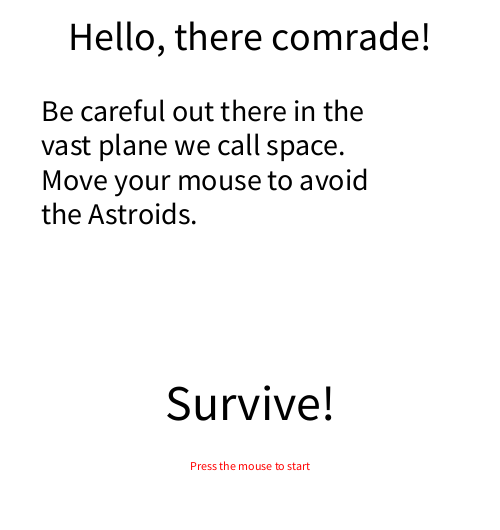
Frame 1 (no input)
Frame 60 (the mouse pressed at the canvas centre just before this capture): identical to frame 1, image omitted
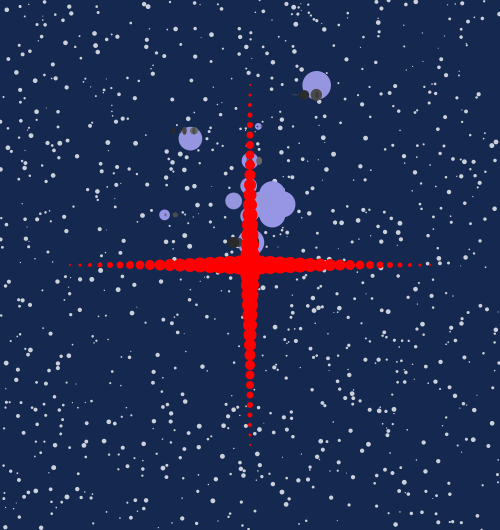
Frame 120 (the mouse held since frame 60 and released just before this capture)

The Processing sketch that drew these frames (run headless with seeded random() and noise(); from frame 60 on, the mouse is pressed at the canvas centre):

// Processing sketch: processing_158290
// ── processing_158290.pde

boolean gameon=false; 
int gamepoint=0; 
boolean win=false; 
int level=1; 
boolean levelup=false; 
boolean start=false; 
int deadastroids=0; 
int NUMa=10; 
int MINaSPEED=1; 
int MAXaSPEED=3; 
int MAXaSIZE=30; 
int MINaSIZE=5; 
float SHIPD=20.0; 
int NUMSTARS=1000; 

Ship player; 
Astroid [] astarr= new Astroid[NUMa]; 
Star [] stars= {};

boolean TestStars( Star s, int current){ 
  if(current>0){
    for( int i=0; i< current; i++){
      if( dist (s.origin.x,s.origin.y, stars[i].origin.x, stars[i].origin.y) < (( s.diameter + stars[i].diameter )/2) ){
        return false; // if not
      }
    }
  }
 return true; //if possible  
}

void setup(){
  size(500,530);
  background(20,40,80); 
  openscreen(); 
  int m; 
  for(int i=0; i<NUMSTARS; i++){
    if(stars.length>0){
       m=stars.length;
    }else {
      m=0; 
    }
    Star x=new Star(new PVector(random(0,width), random(0,height)),random(1,5));
    while( TestStars(x , m)==false ){
      x=new Star(new PVector(random(0,width), random(0,height)),random(1,5));
    }
    stars =( Star [])append(stars, x); 
  }
  
}

void draw(){
  if(gameon==true){
    space(); 
    game();
  }
  if(start==true && player.explode==true){
    player.exploder();
    if(player.dead==true){
      gameover(); 
    }
  }
  if( gameon==true){
    score();
  } 
  if((deadastroids==NUMa || deadastroids+1==NUMa)&& win==false  ){//WIN!!!!
    win=true; 
    gameon=false; 
    println("win", level); 
    level++; 
    println("next up", level); 
    win(); 
    
  }  
  
  
}



void mousePressed(){
   if(gameon ==false&& win==true){
      gameon=true; 
      start=true; 
      win=false; 
      player= new Ship(color(255,0,0),SHIPD); 
      for(int i=0; i<astarr.length; i++){
        astarr[i] = new Astroid(random(0, width), random(0,height/4), random(MINaSPEED,MAXaSPEED), random(MINaSIZE,MAXaSIZE), color(150, 150, random(220,255))); 
      }
   }else if(gameon ==false){
      gameon=true; 
      start=true; 
      player= new Ship(color(255,0,0),SHIPD); 
      for(int i=0; i<astarr.length; i++){
        astarr[i] = new Astroid(random(0, width), random(0,height/4), random(MINaSPEED,MAXaSPEED), random(MINaSIZE,MAXaSIZE), color(150, 150, random(220,255))); 
      }
   }else {
      gameon=false; 
   } 
}




void game(){
    
    player.recal(); 
    player.display(); 
    for(int i=0; i <astarr.length ; i++){
      if(astarr[i].explode==true){
        astarr[i].exploder(); 
      }else if(astarr[i].dead==false && astarr[i].explode==false){
        astarr[i].recal(); 
        astarr[i].display(); 
        if( dist(player.origin.x, player.origin.y, astarr[i].origin.x, astarr[i].origin.y)< (player.diameter+astarr[i].diameter)/2){
           gameon=false;  
           player.explode();   
        } 
        for(int j=i+1; j<astarr.length && gameon==true && i< astarr.length-1 ; j++){
          if(astarr[j].dead==false && astarr[j].explode==false){
           if( dist(astarr[j].origin.x, astarr[j].origin.y, astarr[i].origin.x, astarr[i].origin.y)< (astarr[j].diameter+astarr[i].diameter)/2){
             astarr[i].explode(); 
             astarr[j].explode();
             gamepoint+=2; 
           }
          }
          
        }//inner for loop
      }// last else if statement 
      
    }//outer for loop 
     
    
    int count=0; 
    for(int i=0; i<astarr.length; i++){
      if(astarr[i].dead==true){
       count++;  
      }
    }
    deadastroids=count; 
    

}

void openscreen(){
  background(255); 
  textSize(40); 
  textAlign(CENTER); 
  fill(0); 
  text("Hello, there comrade!", width/2, 50); 
  textSize(30); 
  textAlign(LEFT);
  text("Be careful out there in the vast plane we call space. Move your mouse to avoid the Astroids.", width/12, 100, (2*width)/3, 400); 
  textSize(50); 
  textAlign(CENTER); 
  text("Survive!", width/2,  420);  
  textSize(12); 
  fill(255,0,0);
  text("Press the mouse to start", width/2, 470); 
}

void score(){
 fill(255,150); 
 rect(0, 500, 500, 540);
 fill(0);  
 textSize(12); 
 text("Score: "+gamepoint, 50, 520); 
 text("Number of Astroids: "+NUMa, 170, 520); 
 text("Max Speed of Astroids: "+MAXaSPEED, 330,520); 
 text("Level: "+level, 450, 520); 
}

void win(){
 background(255, 0, 0); 
 textSize(100); 
 textAlign(CENTER); 
 text("YOU WIN!!",  width/2, height/2); 
 int l=floor(random(0,3)); 
 if(l%3==0){
   NUMa=NUMa*2; 
   astarr=new Astroid[NUMa]; 
 }else if (l%3==1) {
   MAXaSPEED++;
 } else{
   MAXaSIZE--;  
 }
}

void gameover(){
 background(100,100,255); 
 fill(0); 
 textSize(100); 
 textAlign(CENTER); 
 text(" YOU DIED! ", width/2, height/2); 
 textSize(20);
 fill(0); 
 text("Your Final Score :"+gamepoint, width/2, 400); 
 text("Press the Mouse to PLAY AGAIN", width/2, 500); 
 gamepoint=0; 
 NUMa=10; 
 level=1; 
 deadastroids=0; 
 MAXaSPEED=3; 
 MAXaSIZE=30; 
 
}


void space(){
  background(20,40,80);
  for(int i=0;i<stars.length;i++){
    stars[i].draw(); 
  }
}
class Astroid{
  PVector origin; 
  float speed; 
  float diameter; 
  color acolor; 
  boolean explode; 
  int type; 
  int i; 
  boolean dead; 
  
  Astroid(float x, float y, float s,float d, color ac){
    origin= new PVector(x,y); 
    speed= s; 
    acolor= ac; 
    diameter=d; 
    explode= false; 
    type=floor(random(0,3));
    dead=false; 
    i=0; 
  }
  
  void recal(){
    float dx= (mouseX-origin.x)/abs(mouseX-origin.x); 
    float dy= (mouseY-origin.y)/abs(mouseY-origin.y); 
    origin= new PVector( origin.x+(speed*dx), origin.y+(speed*dy)); 
  }
  
  void display(){
    noStroke(); 
    fill(acolor); 
    ellipse(origin.x, origin.y,diameter, diameter ); 
    
    float j=random(1,5); 
    for(int i=0; i<j ; i++){
      fill(random(40,120)); 
      if(type==0){
      ellipse(origin.x + random(-diameter, diameter), origin.y +diameter/3, random(1, diameter/2),random(1, diameter/2)); 
      }else if(type==1){
        ellipse(origin.x + random(-diameter, diameter), origin.y , random(1, diameter/2),random(.5, diameter/2)); 
     }else {
        ellipse(origin.x + random(-diameter, diameter), origin.y -diameter/3, random(1, diameter/2),random(1, diameter/2)); 
      }
    }
    
  }
  
  void explode(){
     explode=true;  
  }
  
  
  void exploder(){ 
     noStroke(); 
     fill(acolor); 
     ellipse( origin.x-(i*5), origin.y, diameter, diameter);  
     ellipse( origin.x+(i*5), origin.y, diameter, diameter); 
     ellipse( origin.x, origin.y-(i*5), diameter, diameter); 
     ellipse( origin.x, origin.y+(i*5), diameter, diameter); 
     diameter--; 
     i++; 
     if(diameter <=0){
      explode=false; 
      dead=true; 
     } 
 }
 
 
}
class Ship{
  PVector origin;
  color scolor; 
  float diameter; 
  int i; 
  boolean dead; 
  boolean explode; 
  
  
  Ship(color sc, float d){
    origin= new PVector(width/2, height/2); 
    scolor= sc; 
    diameter=d; 
    i=0; 
    explode= false; 
    dead=false; 
  }
  
  void recal(){
     origin=new PVector( constrain(mouseX, 0, width), constrain(mouseY, 0,height-40)); 
  }
  
  void display(){
    noStroke(); 
    fill(scolor); 
    ellipseMode(CENTER); 
    //hub of ship      the all important container of player
    ellipse(origin.x, origin.y,  diameter, diameter);
    fill(0); 
    //black inner cirlce of hub
    ellipse(origin.x, origin.y, diameter-(diameter/4), diameter-(diameter/4)); 
   
    //alien
    fill(80, 255,80); 
    ellipse(origin.x, origin.y-4, 4,6); 
    fill(0); 
    ellipse(origin.x, origin.y-4, 2,3); 
    
    
    fill(scolor); 
    //lower body of ship 
    ellipse(origin.x,origin.y+5, diameter*2, diameter-(diameter/2)); 
    fill(color(random(0,255), random(0,255),random(0,255))); 
    //circle detail on the ship 
    ellipse(origin.x-(diameter/3),origin.y+5, 3, 3); 
    ellipse(origin.x,origin.y+5, 3, 3); 
    ellipse(origin.x+(diameter/3),origin.y+5, 3, 3); 
    fill(255); 
    //streams
    ellipse(origin.x-(diameter/3),origin.y+15, 2, 5); 
    ellipse(origin.x,origin.y+15, 2, 5); 
    ellipse(origin.x+(diameter/3),origin.y+15, 2, 5);
  }
  
  void explode(){
     explode=true;  
  }
  
 void exploder(){
     noStroke(); 
     fill(scolor); 
     ellipse( origin.x-(i*10), origin.y, diameter, diameter);  
     ellipse( origin.x+(i*10), origin.y, diameter, diameter); 
     ellipse( origin.x, origin.y-(i*10), diameter, diameter); 
     ellipse( origin.x, origin.y+(i*10), diameter, diameter); 
     diameter--; 
     i++; 
     if(diameter <=0){
      explode=false; 
      dead=true; 
     } 
 }
  
  
}
class Star
{
 PVector origin; 
 float diameter; 
 
 Star(PVector or, float d){
   origin= new PVector(or.x, or.y);
   diameter=d; 
 } 
  
  void draw(){
    fill(255,200); 
   ellipse(origin.x, origin.y, diameter, diameter);  
  }
  
}
